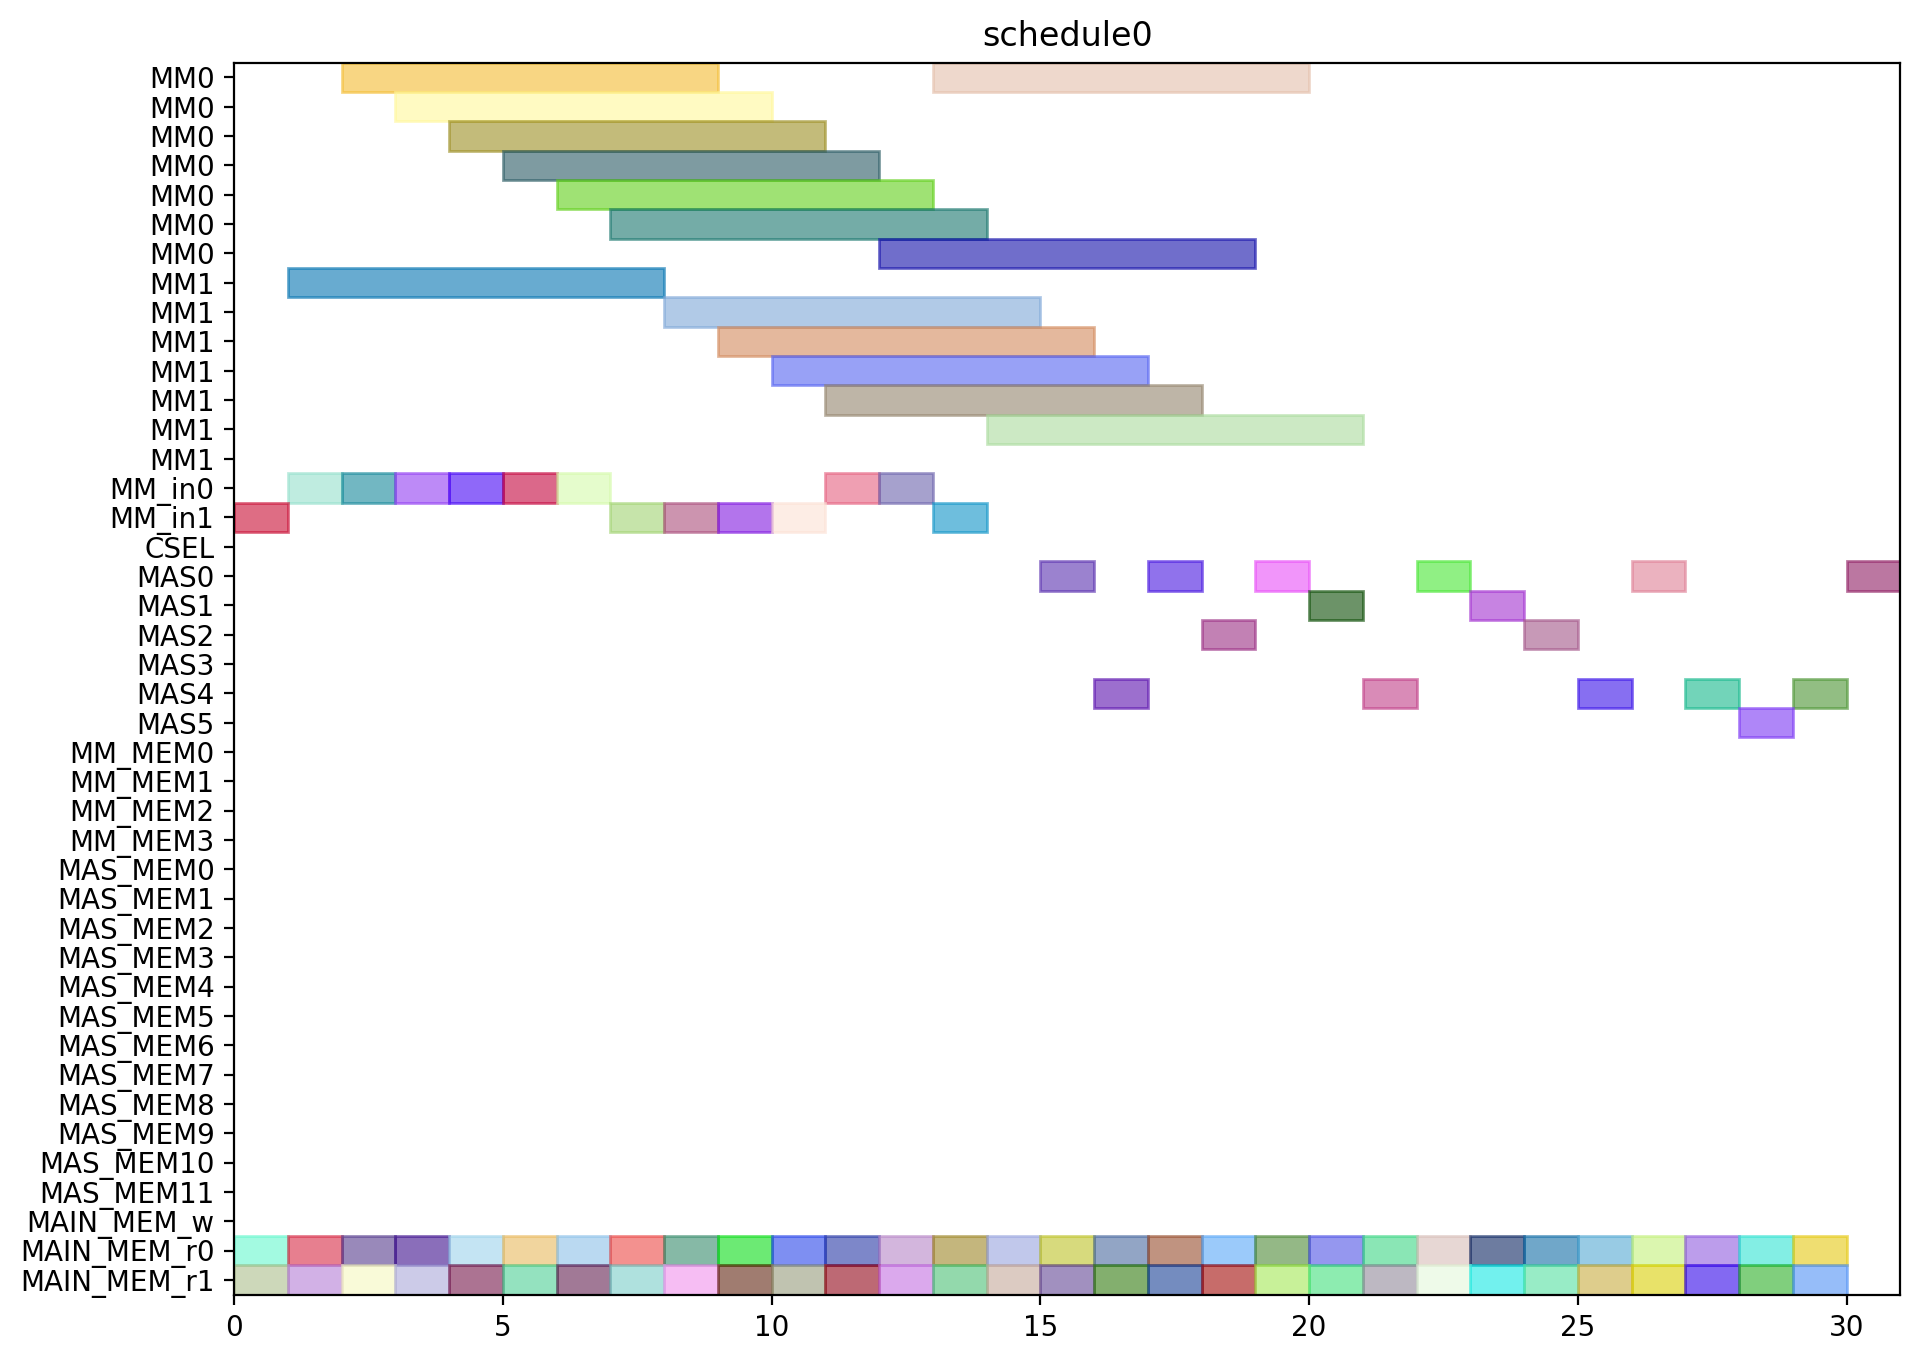

Reproduce this figure in Python.
from pyschedule import Scenario, solvers, plotters, alt


def solve():
	horizon = 120
	S = Scenario("schedule0", horizon=horizon)

	# resource
	MM = S.Resources('MM', num=2, size=7)
	MM_in = S.Resources('MM_in', num=2)
	CSEL = S.Resource('CSEL')
	MAS = S.Resources('MAS', num=6, size=1, periods=range(1, horizon))
	MM_MEM = S.Resources('MM_MEM', num=4)
	MAS_MEM = S.Resources('MAS_MEM', num=12)
	MAIN_MEM_w = S.Resource('MAIN_MEM_w', size=1)
	MAIN_MEM_r = S.Resources('MAIN_MEM_r', num=2)

	# result of previous scheduling

	# new tasks
	r1_t0 = S.Task('r1_t0', length=7, delay_cost=1)
	r1_t0 += alt(MM)
	r1_t0_in = S.Task('r1_t0_in', length=1, delay_cost=1)
	r1_t0_in += alt(MM_in)
	S += r1_t0_in*MM_in[0]<=r1_t0*MM[0]
	S += r1_t0_in*MM_in[1]<=r1_t0*MM[1]
	r1_t0_mem0 = S.Task('r1_t0_mem0', length=1, delay_cost=1)
	r1_t0_mem0 += MAIN_MEM_r[0]
	S += r1_t0_mem0 <= r1_t0

	r1_t0_mem1 = S.Task('r1_t0_mem1', length=1, delay_cost=1)
	r1_t0_mem1 += MAIN_MEM_r[1]
	S += r1_t0_mem1 <= r1_t0

	r1_t1 = S.Task('r1_t1', length=7, delay_cost=1)
	r1_t1 += alt(MM)
	r1_t1_in = S.Task('r1_t1_in', length=1, delay_cost=1)
	r1_t1_in += alt(MM_in)
	S += r1_t1_in*MM_in[0]<=r1_t1*MM[0]
	S += r1_t1_in*MM_in[1]<=r1_t1*MM[1]
	r1_t1_mem0 = S.Task('r1_t1_mem0', length=1, delay_cost=1)
	r1_t1_mem0 += MAIN_MEM_r[0]
	S += r1_t1_mem0 <= r1_t1

	r1_t1_mem1 = S.Task('r1_t1_mem1', length=1, delay_cost=1)
	r1_t1_mem1 += MAIN_MEM_r[1]
	S += r1_t1_mem1 <= r1_t1

	r1_t2 = S.Task('r1_t2', length=1, delay_cost=1)
	r1_t2 += alt(MAS)
	r1_t2_mem0 = S.Task('r1_t2_mem0', length=1, delay_cost=1)
	r1_t2_mem0 += MAIN_MEM_r[0]
	S += r1_t2_mem0 <= r1_t2

	r1_t2_mem1 = S.Task('r1_t2_mem1', length=1, delay_cost=1)
	r1_t2_mem1 += MAIN_MEM_r[1]
	S += r1_t2_mem1 <= r1_t2

	r1_t3 = S.Task('r1_t3', length=1, delay_cost=1)
	r1_t3 += alt(MAS)
	r1_t3_mem0 = S.Task('r1_t3_mem0', length=1, delay_cost=1)
	r1_t3_mem0 += MAIN_MEM_r[0]
	S += r1_t3_mem0 <= r1_t3

	r1_t3_mem1 = S.Task('r1_t3_mem1', length=1, delay_cost=1)
	r1_t3_mem1 += MAIN_MEM_r[1]
	S += r1_t3_mem1 <= r1_t3

	r3_t0 = S.Task('r3_t0', length=7, delay_cost=1)
	r3_t0 += alt(MM)
	r3_t0_in = S.Task('r3_t0_in', length=1, delay_cost=1)
	r3_t0_in += alt(MM_in)
	S += r3_t0_in*MM_in[0]<=r3_t0*MM[0]
	S += r3_t0_in*MM_in[1]<=r3_t0*MM[1]
	r3_t0_mem0 = S.Task('r3_t0_mem0', length=1, delay_cost=1)
	r3_t0_mem0 += MAIN_MEM_r[0]
	S += r3_t0_mem0 <= r3_t0

	r3_t0_mem1 = S.Task('r3_t0_mem1', length=1, delay_cost=1)
	r3_t0_mem1 += MAIN_MEM_r[1]
	S += r3_t0_mem1 <= r3_t0

	r3_t1 = S.Task('r3_t1', length=7, delay_cost=1)
	r3_t1 += alt(MM)
	r3_t1_in = S.Task('r3_t1_in', length=1, delay_cost=1)
	r3_t1_in += alt(MM_in)
	S += r3_t1_in*MM_in[0]<=r3_t1*MM[0]
	S += r3_t1_in*MM_in[1]<=r3_t1*MM[1]
	r3_t1_mem0 = S.Task('r3_t1_mem0', length=1, delay_cost=1)
	r3_t1_mem0 += MAIN_MEM_r[0]
	S += r3_t1_mem0 <= r3_t1

	r3_t1_mem1 = S.Task('r3_t1_mem1', length=1, delay_cost=1)
	r3_t1_mem1 += MAIN_MEM_r[1]
	S += r3_t1_mem1 <= r3_t1

	r3_t2 = S.Task('r3_t2', length=1, delay_cost=1)
	r3_t2 += alt(MAS)
	r3_t2_mem0 = S.Task('r3_t2_mem0', length=1, delay_cost=1)
	r3_t2_mem0 += MAIN_MEM_r[0]
	S += r3_t2_mem0 <= r3_t2

	r3_t2_mem1 = S.Task('r3_t2_mem1', length=1, delay_cost=1)
	r3_t2_mem1 += MAIN_MEM_r[1]
	S += r3_t2_mem1 <= r3_t2

	r3_t3 = S.Task('r3_t3', length=1, delay_cost=1)
	r3_t3 += alt(MAS)
	r3_t3_mem0 = S.Task('r3_t3_mem0', length=1, delay_cost=1)
	r3_t3_mem0 += MAIN_MEM_r[0]
	S += r3_t3_mem0 <= r3_t3

	r3_t3_mem1 = S.Task('r3_t3_mem1', length=1, delay_cost=1)
	r3_t3_mem1 += MAIN_MEM_r[1]
	S += r3_t3_mem1 <= r3_t3

	r4_t0 = S.Task('r4_t0', length=7, delay_cost=1)
	r4_t0 += alt(MM)
	r4_t0_in = S.Task('r4_t0_in', length=1, delay_cost=1)
	r4_t0_in += alt(MM_in)
	S += r4_t0_in*MM_in[0]<=r4_t0*MM[0]
	S += r4_t0_in*MM_in[1]<=r4_t0*MM[1]
	r4_t0_mem0 = S.Task('r4_t0_mem0', length=1, delay_cost=1)
	r4_t0_mem0 += MAIN_MEM_r[0]
	S += r4_t0_mem0 <= r4_t0

	r4_t0_mem1 = S.Task('r4_t0_mem1', length=1, delay_cost=1)
	r4_t0_mem1 += MAIN_MEM_r[1]
	S += r4_t0_mem1 <= r4_t0

	r4_t1 = S.Task('r4_t1', length=7, delay_cost=1)
	r4_t1 += alt(MM)
	r4_t1_in = S.Task('r4_t1_in', length=1, delay_cost=1)
	r4_t1_in += alt(MM_in)
	S += r4_t1_in*MM_in[0]<=r4_t1*MM[0]
	S += r4_t1_in*MM_in[1]<=r4_t1*MM[1]
	r4_t1_mem0 = S.Task('r4_t1_mem0', length=1, delay_cost=1)
	r4_t1_mem0 += MAIN_MEM_r[0]
	S += r4_t1_mem0 <= r4_t1

	r4_t1_mem1 = S.Task('r4_t1_mem1', length=1, delay_cost=1)
	r4_t1_mem1 += MAIN_MEM_r[1]
	S += r4_t1_mem1 <= r4_t1

	r4_t2 = S.Task('r4_t2', length=1, delay_cost=1)
	r4_t2 += alt(MAS)
	r4_t2_mem0 = S.Task('r4_t2_mem0', length=1, delay_cost=1)
	r4_t2_mem0 += MAIN_MEM_r[0]
	S += r4_t2_mem0 <= r4_t2

	r4_t2_mem1 = S.Task('r4_t2_mem1', length=1, delay_cost=1)
	r4_t2_mem1 += MAIN_MEM_r[1]
	S += r4_t2_mem1 <= r4_t2

	r4_t3 = S.Task('r4_t3', length=1, delay_cost=1)
	r4_t3 += alt(MAS)
	r4_t3_mem0 = S.Task('r4_t3_mem0', length=1, delay_cost=1)
	r4_t3_mem0 += MAIN_MEM_r[0]
	S += r4_t3_mem0 <= r4_t3

	r4_t3_mem1 = S.Task('r4_t3_mem1', length=1, delay_cost=1)
	r4_t3_mem1 += MAIN_MEM_r[1]
	S += r4_t3_mem1 <= r4_t3

	r5_t0 = S.Task('r5_t0', length=7, delay_cost=1)
	r5_t0 += alt(MM)
	r5_t0_in = S.Task('r5_t0_in', length=1, delay_cost=1)
	r5_t0_in += alt(MM_in)
	S += r5_t0_in*MM_in[0]<=r5_t0*MM[0]
	S += r5_t0_in*MM_in[1]<=r5_t0*MM[1]
	r5_t0_mem0 = S.Task('r5_t0_mem0', length=1, delay_cost=1)
	r5_t0_mem0 += MAIN_MEM_r[0]
	S += r5_t0_mem0 <= r5_t0

	r5_t0_mem1 = S.Task('r5_t0_mem1', length=1, delay_cost=1)
	r5_t0_mem1 += MAIN_MEM_r[1]
	S += r5_t0_mem1 <= r5_t0

	r5_t1 = S.Task('r5_t1', length=7, delay_cost=1)
	r5_t1 += alt(MM)
	r5_t1_in = S.Task('r5_t1_in', length=1, delay_cost=1)
	r5_t1_in += alt(MM_in)
	S += r5_t1_in*MM_in[0]<=r5_t1*MM[0]
	S += r5_t1_in*MM_in[1]<=r5_t1*MM[1]
	r5_t1_mem0 = S.Task('r5_t1_mem0', length=1, delay_cost=1)
	r5_t1_mem0 += MAIN_MEM_r[0]
	S += r5_t1_mem0 <= r5_t1

	r5_t1_mem1 = S.Task('r5_t1_mem1', length=1, delay_cost=1)
	r5_t1_mem1 += MAIN_MEM_r[1]
	S += r5_t1_mem1 <= r5_t1

	r5_t2 = S.Task('r5_t2', length=1, delay_cost=1)
	r5_t2 += alt(MAS)
	r5_t2_mem0 = S.Task('r5_t2_mem0', length=1, delay_cost=1)
	r5_t2_mem0 += MAIN_MEM_r[0]
	S += r5_t2_mem0 <= r5_t2

	r5_t2_mem1 = S.Task('r5_t2_mem1', length=1, delay_cost=1)
	r5_t2_mem1 += MAIN_MEM_r[1]
	S += r5_t2_mem1 <= r5_t2

	r5_t3 = S.Task('r5_t3', length=1, delay_cost=1)
	r5_t3 += alt(MAS)
	r5_t3_mem0 = S.Task('r5_t3_mem0', length=1, delay_cost=1)
	r5_t3_mem0 += MAIN_MEM_r[0]
	S += r5_t3_mem0 <= r5_t3

	r5_t3_mem1 = S.Task('r5_t3_mem1', length=1, delay_cost=1)
	r5_t3_mem1 += MAIN_MEM_r[1]
	S += r5_t3_mem1 <= r5_t3

	r6_t0 = S.Task('r6_t0', length=7, delay_cost=1)
	r6_t0 += alt(MM)
	r6_t0_in = S.Task('r6_t0_in', length=1, delay_cost=1)
	r6_t0_in += alt(MM_in)
	S += r6_t0_in*MM_in[0]<=r6_t0*MM[0]
	S += r6_t0_in*MM_in[1]<=r6_t0*MM[1]
	r6_t0_mem0 = S.Task('r6_t0_mem0', length=1, delay_cost=1)
	r6_t0_mem0 += MAIN_MEM_r[0]
	S += r6_t0_mem0 <= r6_t0

	r6_t0_mem1 = S.Task('r6_t0_mem1', length=1, delay_cost=1)
	r6_t0_mem1 += MAIN_MEM_r[1]
	S += r6_t0_mem1 <= r6_t0

	r6_t1 = S.Task('r6_t1', length=7, delay_cost=1)
	r6_t1 += alt(MM)
	r6_t1_in = S.Task('r6_t1_in', length=1, delay_cost=1)
	r6_t1_in += alt(MM_in)
	S += r6_t1_in*MM_in[0]<=r6_t1*MM[0]
	S += r6_t1_in*MM_in[1]<=r6_t1*MM[1]
	r6_t1_mem0 = S.Task('r6_t1_mem0', length=1, delay_cost=1)
	r6_t1_mem0 += MAIN_MEM_r[0]
	S += r6_t1_mem0 <= r6_t1

	r6_t1_mem1 = S.Task('r6_t1_mem1', length=1, delay_cost=1)
	r6_t1_mem1 += MAIN_MEM_r[1]
	S += r6_t1_mem1 <= r6_t1

	r6_t2 = S.Task('r6_t2', length=1, delay_cost=1)
	r6_t2 += alt(MAS)
	r6_t2_mem0 = S.Task('r6_t2_mem0', length=1, delay_cost=1)
	r6_t2_mem0 += MAIN_MEM_r[0]
	S += r6_t2_mem0 <= r6_t2

	r6_t2_mem1 = S.Task('r6_t2_mem1', length=1, delay_cost=1)
	r6_t2_mem1 += MAIN_MEM_r[1]
	S += r6_t2_mem1 <= r6_t2

	r6_t3 = S.Task('r6_t3', length=1, delay_cost=1)
	r6_t3 += alt(MAS)
	r6_t3_mem0 = S.Task('r6_t3_mem0', length=1, delay_cost=1)
	r6_t3_mem0 += MAIN_MEM_r[0]
	S += r6_t3_mem0 <= r6_t3

	r6_t3_mem1 = S.Task('r6_t3_mem1', length=1, delay_cost=1)
	r6_t3_mem1 += MAIN_MEM_r[1]
	S += r6_t3_mem1 <= r6_t3

	r9_t2 = S.Task('r9_t2', length=1, delay_cost=1)
	r9_t2 += alt(MAS)
	r9_t2_mem0 = S.Task('r9_t2_mem0', length=1, delay_cost=1)
	r9_t2_mem0 += MAIN_MEM_r[0]
	S += r9_t2_mem0 <= r9_t2

	r9_t2_mem1 = S.Task('r9_t2_mem1', length=1, delay_cost=1)
	r9_t2_mem1 += MAIN_MEM_r[1]
	S += r9_t2_mem1 <= r9_t2

	r12_t0 = S.Task('r12_t0', length=7, delay_cost=1)
	r12_t0 += alt(MM)
	r12_t0_in = S.Task('r12_t0_in', length=1, delay_cost=1)
	r12_t0_in += alt(MM_in)
	S += r12_t0_in*MM_in[0]<=r12_t0*MM[0]
	S += r12_t0_in*MM_in[1]<=r12_t0*MM[1]
	r12_t0_mem0 = S.Task('r12_t0_mem0', length=1, delay_cost=1)
	r12_t0_mem0 += MAIN_MEM_r[0]
	S += r12_t0_mem0 <= r12_t0

	r12_t0_mem1 = S.Task('r12_t0_mem1', length=1, delay_cost=1)
	r12_t0_mem1 += MAIN_MEM_r[1]
	S += r12_t0_mem1 <= r12_t0

	r12_t1 = S.Task('r12_t1', length=7, delay_cost=1)
	r12_t1 += alt(MM)
	r12_t1_in = S.Task('r12_t1_in', length=1, delay_cost=1)
	r12_t1_in += alt(MM_in)
	S += r12_t1_in*MM_in[0]<=r12_t1*MM[0]
	S += r12_t1_in*MM_in[1]<=r12_t1*MM[1]
	r12_t1_mem0 = S.Task('r12_t1_mem0', length=1, delay_cost=1)
	r12_t1_mem0 += MAIN_MEM_r[0]
	S += r12_t1_mem0 <= r12_t1

	r12_t1_mem1 = S.Task('r12_t1_mem1', length=1, delay_cost=1)
	r12_t1_mem1 += MAIN_MEM_r[1]
	S += r12_t1_mem1 <= r12_t1

	r12_t2 = S.Task('r12_t2', length=1, delay_cost=1)
	r12_t2 += alt(MAS)
	r12_t2_mem0 = S.Task('r12_t2_mem0', length=1, delay_cost=1)
	r12_t2_mem0 += MAIN_MEM_r[0]
	S += r12_t2_mem0 <= r12_t2

	r12_t2_mem1 = S.Task('r12_t2_mem1', length=1, delay_cost=1)
	r12_t2_mem1 += MAIN_MEM_r[1]
	S += r12_t2_mem1 <= r12_t2

	r12_t3 = S.Task('r12_t3', length=1, delay_cost=1)
	r12_t3 += alt(MAS)
	r12_t3_mem0 = S.Task('r12_t3_mem0', length=1, delay_cost=1)
	r12_t3_mem0 += MAIN_MEM_r[0]
	S += r12_t3_mem0 <= r12_t3

	r12_t3_mem1 = S.Task('r12_t3_mem1', length=1, delay_cost=1)
	r12_t3_mem1 += MAIN_MEM_r[1]
	S += r12_t3_mem1 <= r12_t3

	r13_t0 = S.Task('r13_t0', length=7, delay_cost=1)
	r13_t0 += alt(MM)
	r13_t0_in = S.Task('r13_t0_in', length=1, delay_cost=1)
	r13_t0_in += alt(MM_in)
	S += r13_t0_in*MM_in[0]<=r13_t0*MM[0]
	S += r13_t0_in*MM_in[1]<=r13_t0*MM[1]
	r13_t0_mem0 = S.Task('r13_t0_mem0', length=1, delay_cost=1)
	r13_t0_mem0 += MAIN_MEM_r[0]
	S += r13_t0_mem0 <= r13_t0

	r13_t0_mem1 = S.Task('r13_t0_mem1', length=1, delay_cost=1)
	r13_t0_mem1 += MAIN_MEM_r[1]
	S += r13_t0_mem1 <= r13_t0

	r13_t1 = S.Task('r13_t1', length=7, delay_cost=1)
	r13_t1 += alt(MM)
	r13_t1_in = S.Task('r13_t1_in', length=1, delay_cost=1)
	r13_t1_in += alt(MM_in)
	S += r13_t1_in*MM_in[0]<=r13_t1*MM[0]
	S += r13_t1_in*MM_in[1]<=r13_t1*MM[1]
	r13_t1_mem0 = S.Task('r13_t1_mem0', length=1, delay_cost=1)
	r13_t1_mem0 += MAIN_MEM_r[0]
	S += r13_t1_mem0 <= r13_t1

	r13_t1_mem1 = S.Task('r13_t1_mem1', length=1, delay_cost=1)
	r13_t1_mem1 += MAIN_MEM_r[1]
	S += r13_t1_mem1 <= r13_t1

	r13_t2 = S.Task('r13_t2', length=1, delay_cost=1)
	r13_t2 += alt(MAS)
	r13_t2_mem0 = S.Task('r13_t2_mem0', length=1, delay_cost=1)
	r13_t2_mem0 += MAIN_MEM_r[0]
	S += r13_t2_mem0 <= r13_t2

	r13_t2_mem1 = S.Task('r13_t2_mem1', length=1, delay_cost=1)
	r13_t2_mem1 += MAIN_MEM_r[1]
	S += r13_t2_mem1 <= r13_t2

	r13_t3 = S.Task('r13_t3', length=1, delay_cost=1)
	r13_t3 += alt(MAS)
	r13_t3_mem0 = S.Task('r13_t3_mem0', length=1, delay_cost=1)
	r13_t3_mem0 += MAIN_MEM_r[0]
	S += r13_t3_mem0 <= r13_t3

	r13_t3_mem1 = S.Task('r13_t3_mem1', length=1, delay_cost=1)
	r13_t3_mem1 += MAIN_MEM_r[1]
	S += r13_t3_mem1 <= r13_t3

	r16_t3 = S.Task('r16_t3', length=1, delay_cost=1)
	r16_t3 += alt(MAS)
	r16_t3_mem0 = S.Task('r16_t3_mem0', length=1, delay_cost=1)
	r16_t3_mem0 += MAIN_MEM_r[0]
	S += r16_t3_mem0 <= r16_t3

	r16_t3_mem1 = S.Task('r16_t3_mem1', length=1, delay_cost=1)
	r16_t3_mem1 += MAIN_MEM_r[1]
	S += r16_t3_mem1 <= r16_t3

	solvers.mip.solve(S,msg=1,kind='CPLEX',ratio_gap=1.01)

	solution = [['hoge']*len(S.solution()[1]) for i in range(len(S.solution()))]
	for i in range(len(S.solution())):
		for j in range(len(S.solution()[i])):
			solution[i][j]=str(S.solution()[i][j])
	print(solution)

	cycles = int(solution[-1][3])

	pic_file_name = "/home/mfukuda/ABE/multiRAM_multiMAS_16mux/scheduling_result/stage7MM2_stage1MAS6/EP2_YRECOVER/schedule0.png"
	if(S.solution() != []):
		plotters.matplotlib.plot(S,img_filename=pic_file_name, show_task_labels=False, fig_size=(cycles*0.25+3, 8))

	return solution
